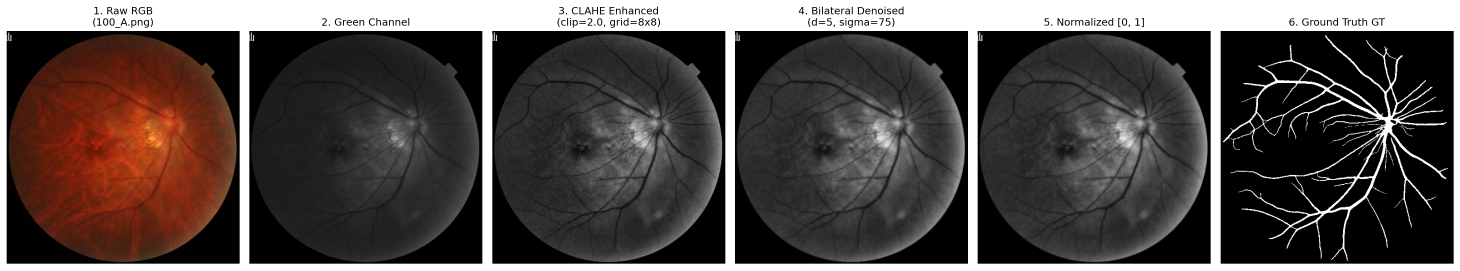
#> input picture outputs/fives_preprocessing_examples/preprocessing_step_100_A.png, 4380 x 811 px (shown at 1/3 size)
$ python -i preprocessing_fives.py   (imports and definitions only)
#> lines starting #> are read from the running program, lines starting #| are printed output that depends on the picture
import os
import cv2
import glob
import numpy as np
from PIL import Image
import matplotlib.pyplot as plt
from scipy.ndimage import gaussian_filter, map_coordinates

def extract_green_channel(image: np.ndarray) -> np.ndarray:
    """
    Extracts the green channel from an RGB fundus image.
    Retinal blood vessels have maximum optical absorption/contrast in the green channel.
    """
    if len(image.shape) == 3 and image.shape[2] == 3:
        return image[:, :, 1]
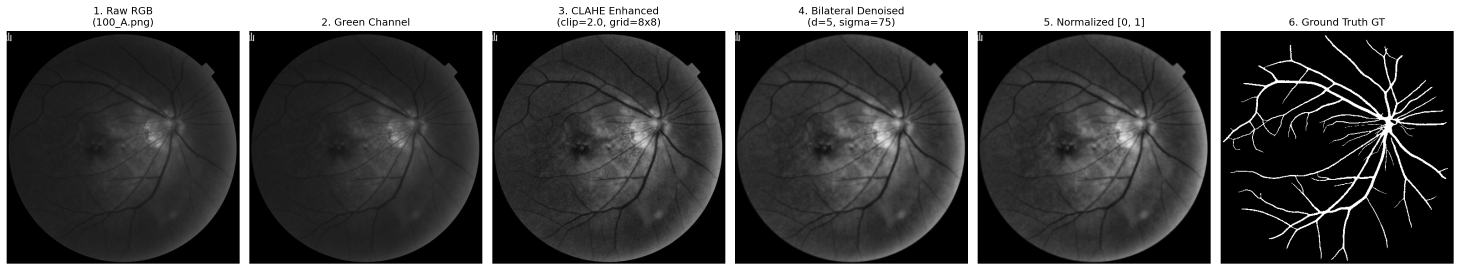
#> returned value: shape (811, 4380) (shown at 1/3 size); min 0, max 255, mean 73.8
    return image

def apply_clahe(image: np.ndarray, clip_limit: float = 2.0, tile_grid_size: tuple = (8, 8)) -> np.ndarray:
    """
    Applies Contrast Limited Adaptive Histogram Equalization (CLAHE) to boost local contrast
    without amplifying uniform background noise.
    """
#> called with clip_limit = 2, tile_grid_size = (8, 8)
    clahe = cv2.createCLAHE(clipLimit=clip_limit, tileGridSize=tile_grid_size)
    return clahe.apply(image)
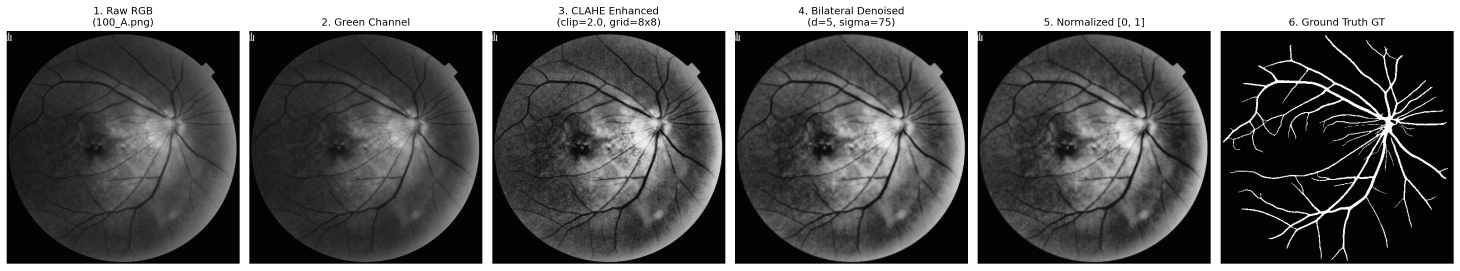
#> returned value: shape (811, 4380) (shown at 1/3 size); min 2, max 255, mean 87

def apply_noise_reduction(image: np.ndarray, method: str = 'bilateral') -> np.ndarray:
    """
    Applies edge-preserving noise reduction (Bilateral filter or Median filter).
    """
#> called with method = 'bilateral'
    if method == 'bilateral':
        # d=5, sigmaColor=75, sigmaSpace=75 keeps sharp vessel borders
        return cv2.bilateralFilter(image, d=5, sigmaColor=75, sigmaSpace=75)
    elif method == 'median':
        return cv2.medianBlur(image, ksize=3)
    elif method == 'gaussian':
        return cv2.GaussianBlur(image, (3, 3), 0)
    return image

def normalize_image(image: np.ndarray) -> np.ndarray:
    """
    Normalizes pixel values from [0, 255] integer range to [0.0, 1.0] float32 range.
    """
    return image.astype(np.float32) / 255.0

# [33 lines left out: function apply_elastic_transform, not called in this run]

def preprocess_image(image: np.ndarray, clip_limit: float = 2.0, tile_grid_size: tuple = (8, 8)) -> np.ndarray:
    """
    Full classical preprocessing pipeline for retinal fundus images (FIVES dataset):
    1. Green channel extraction
    2. CLAHE contrast enhancement
    3. Bilateral noise reduction
    4. Normalization [0.0, 1.0]

    Returns:
        np.ndarray: Preprocessed float32 image with shape (H, W) and values in [0.0, 1.0]
    """
    return normalize_image(preprocess_image_uint8(image, clip_limit=clip_limit, tile_grid_size=tile_grid_size))

def preprocess_image_uint8(image: np.ndarray, clip_limit: float = 2.0, tile_grid_size: tuple = (8, 8)) -> np.ndarray:
    """
    Steps 1-3 of preprocess_image (green channel, CLAHE, bilateral filter) WITHOUT the final
    normalisation, as uint8. normalize_image() of this output equals preprocess_image() exactly;
    caching the uint8 version uses 4x less memory (important for 1024x1024 images).
    """
    green = extract_green_channel(image)
    clahe = apply_clahe(green, clip_limit=clip_limit, tile_grid_size=tile_grid_size)
    return apply_noise_reduction(clahe, method='bilateral')

# [80 lines left out: functions generate_fov_mask, run_fives_preprocessing_examples, not called in this run]

# [2 lines not run here, left out]

>>> import cv2
>>> picture = cv2.cvtColor(cv2.imread('../outputs/fives_preprocessing_examples/preprocessing_step_100_A.png'), cv2.COLOR_BGR2RGB)
>>> result = preprocess_image(picture)
